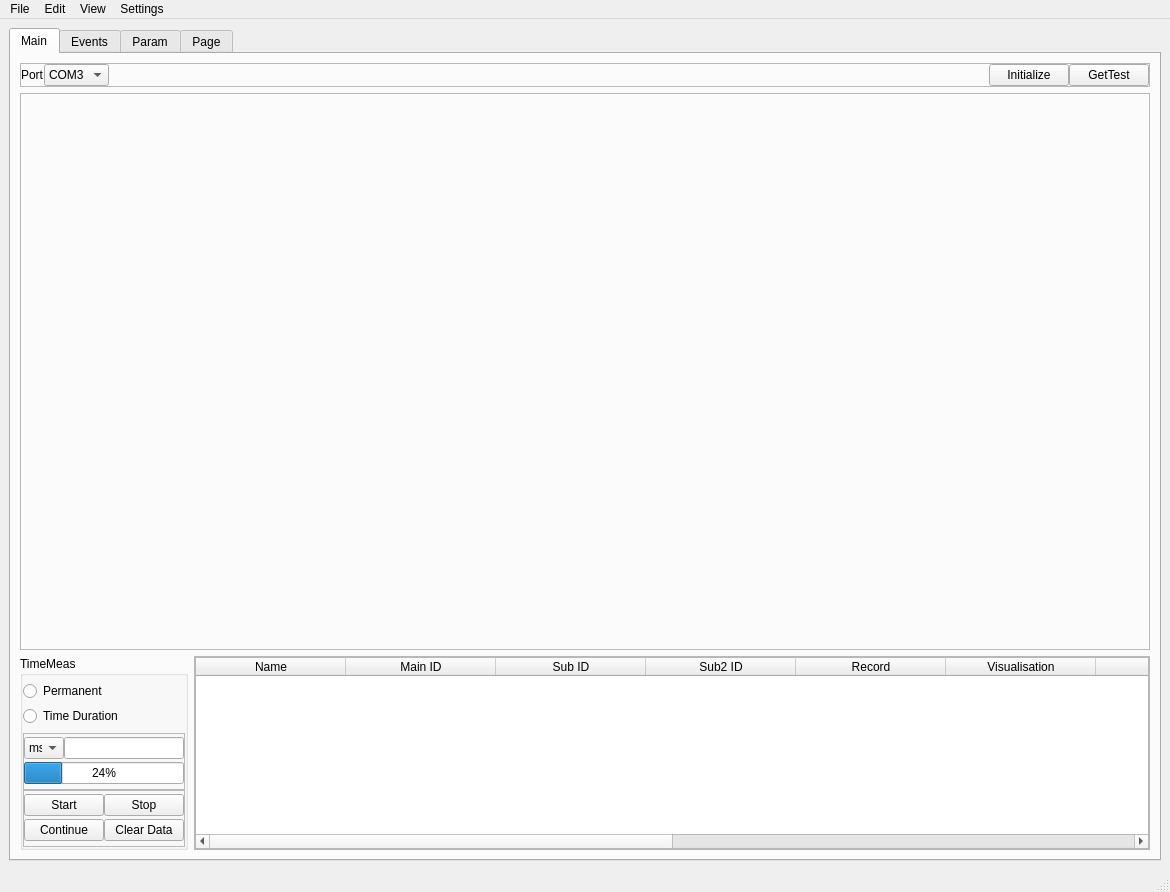
<?xml version="1.0" encoding="UTF-8"?>
<ui version="4.0">
 <class>MainWindow</class>
 <widget class="QMainWindow" name="MainWindow">
  <property name="geometry">
   <rect>
    <x>0</x>
    <y>0</y>
    <width>1170</width>
    <height>892</height>
   </rect>
  </property>
  <property name="windowTitle">
   <string>MainWindow</string>
  </property>
  <widget class="QWidget" name="centralwidget">
   <layout class="QGridLayout" name="gridLayout_7">
    <item row="0" column="0">
     <widget class="QTabWidget" name="tabWidget">
      <property name="currentIndex">
       <number>0</number>
      </property>
      <widget class="QWidget" name="Main">
       <attribute name="title">
        <string>Main</string>
       </attribute>
       <layout class="QGridLayout" name="gridLayout_6" rowstretch="0,1,0,0" columnstretch="0,1">
        <item row="3" column="1">
         <widget class="QFrame" name="frame_7">
          <property name="frameShape">
           <enum>QFrame::StyledPanel</enum>
          </property>
          <property name="frameShadow">
           <enum>QFrame::Raised</enum>
          </property>
          <layout class="QVBoxLayout" name="verticalLayout_3">
           <property name="spacing">
            <number>0</number>
           </property>
           <property name="leftMargin">
            <number>0</number>
           </property>
           <property name="topMargin">
            <number>0</number>
           </property>
           <property name="rightMargin">
            <number>0</number>
           </property>
           <property name="bottomMargin">
            <number>0</number>
           </property>
           <item>
            <widget class="QTableWidget" name="MainTable">
             <attribute name="horizontalHeaderCascadingSectionResizes">
              <bool>false</bool>
             </attribute>
             <attribute name="horizontalHeaderDefaultSectionSize">
              <number>150</number>
             </attribute>
             <attribute name="horizontalHeaderHighlightSections">
              <bool>true</bool>
             </attribute>
             <attribute name="horizontalHeaderMinimumSectionSize">
              <number>40</number>
             </attribute>
             <attribute name="verticalHeaderVisible">
              <bool>false</bool>
             </attribute>
             <attribute name="verticalHeaderShowSortIndicator" stdset="0">
              <bool>false</bool>
             </attribute>
             <attribute name="verticalHeaderStretchLastSection">
              <bool>true</bool>
             </attribute>
             <column>
              <property name="text">
               <string>Name</string>
              </property>
             </column>
             <column>
              <property name="text">
               <string>Main ID</string>
              </property>
             </column>
             <column>
              <property name="text">
               <string>Sub ID</string>
              </property>
             </column>
             <column>
              <property name="text">
               <string>Sub2 ID</string>
              </property>
             </column>
             <column>
              <property name="text">
               <string>Record</string>
              </property>
             </column>
             <column>
              <property name="text">
               <string>Visualisation</string>
              </property>
             </column>
             <column>
              <property name="text">
               <string>Scale</string>
              </property>
             </column>
             <column>
              <property name="text">
               <string>Signal Length</string>
              </property>
             </column>
             <column>
              <property name="text">
               <string>Discretization</string>
              </property>
             </column>
             <column>
              <property name="text">
               <string>Value</string>
              </property>
             </column>
             <column>
              <property name="text">
               <string>Units</string>
              </property>
             </column>
             <column>
              <property name="text">
               <string>Priotity</string>
              </property>
             </column>
            </widget>
           </item>
          </layout>
         </widget>
        </item>
        <item row="3" column="0">
         <widget class="QGroupBox" name="groupBox">
          <property name="title">
           <string>TimeMeas</string>
          </property>
          <layout class="QVBoxLayout" name="verticalLayout_2">
           <property name="spacing">
            <number>0</number>
           </property>
           <property name="leftMargin">
            <number>0</number>
           </property>
           <property name="topMargin">
            <number>0</number>
           </property>
           <property name="rightMargin">
            <number>0</number>
           </property>
           <property name="bottomMargin">
            <number>0</number>
           </property>
           <item>
            <widget class="QWidget" name="widget" native="true">
             <layout class="QVBoxLayout" name="verticalLayout">
              <property name="spacing">
               <number>0</number>
              </property>
              <property name="leftMargin">
               <number>0</number>
              </property>
              <property name="topMargin">
               <number>0</number>
              </property>
              <property name="rightMargin">
               <number>0</number>
              </property>
              <property name="bottomMargin">
               <number>0</number>
              </property>
              <item>
               <widget class="QRadioButton" name="TimeMeasRadio1">
                <property name="text">
                 <string>Permanent</string>
                </property>
               </widget>
              </item>
              <item>
               <widget class="QRadioButton" name="TimeMeasRadio1_2">
                <property name="text">
                 <string>Time Duration</string>
                </property>
               </widget>
              </item>
             </layout>
            </widget>
           </item>
           <item>
            <widget class="QFrame" name="frame_2">
             <property name="frameShape">
              <enum>QFrame::StyledPanel</enum>
             </property>
             <property name="frameShadow">
              <enum>QFrame::Raised</enum>
             </property>
             <layout class="QGridLayout" name="gridLayout_5">
              <property name="leftMargin">
               <number>0</number>
              </property>
              <property name="topMargin">
               <number>0</number>
              </property>
              <property name="rightMargin">
               <number>0</number>
              </property>
              <property name="bottomMargin">
               <number>0</number>
              </property>
              <property name="spacing">
               <number>0</number>
              </property>
              <item row="0" column="0">
               <widget class="QComboBox" name="TimeUnitCheck">
                <property name="maximumSize">
                 <size>
                  <width>40</width>
                  <height>16777215</height>
                 </size>
                </property>
                <item>
                 <property name="text">
                  <string>ms</string>
                 </property>
                </item>
                <item>
                 <property name="text">
                  <string>s</string>
                 </property>
                </item>
                <item>
                 <property name="text">
                  <string>m</string>
                 </property>
                </item>
                <item>
                 <property name="text">
                  <string>h</string>
                 </property>
                </item>
               </widget>
              </item>
              <item row="0" column="1">
               <widget class="QLineEdit" name="lineEdit"/>
              </item>
              <item row="1" column="0" colspan="2">
               <widget class="QProgressBar" name="progressBar">
                <property name="value">
                 <number>24</number>
                </property>
               </widget>
              </item>
             </layout>
            </widget>
           </item>
           <item>
            <widget class="QFrame" name="frame_8">
             <property name="frameShape">
              <enum>QFrame::StyledPanel</enum>
             </property>
             <property name="frameShadow">
              <enum>QFrame::Raised</enum>
             </property>
             <layout class="QGridLayout" name="gridLayout">
              <property name="leftMargin">
               <number>0</number>
              </property>
              <property name="topMargin">
               <number>0</number>
              </property>
              <property name="rightMargin">
               <number>0</number>
              </property>
              <property name="bottomMargin">
               <number>0</number>
              </property>
              <property name="spacing">
               <number>0</number>
              </property>
              <item row="0" column="0">
               <widget class="QPushButton" name="Start">
                <property name="text">
                 <string>Start</string>
                </property>
               </widget>
              </item>
              <item row="0" column="1">
               <widget class="QPushButton" name="Stop">
                <property name="text">
                 <string>Stop</string>
                </property>
               </widget>
              </item>
              <item row="1" column="1">
               <widget class="QPushButton" name="ClearData">
                <property name="text">
                 <string>Clear Data</string>
                </property>
               </widget>
              </item>
              <item row="1" column="0">
               <widget class="QPushButton" name="Continue">
                <property name="text">
                 <string>Continue</string>
                </property>
               </widget>
              </item>
             </layout>
            </widget>
           </item>
          </layout>
         </widget>
        </item>
        <item row="0" column="0" colspan="2">
         <widget class="QFrame" name="frame_6">
          <property name="frameShape">
           <enum>QFrame::StyledPanel</enum>
          </property>
          <property name="frameShadow">
           <enum>QFrame::Raised</enum>
          </property>
          <layout class="QHBoxLayout" name="horizontalLayout_5" stretch="0,0,0,0,0">
           <property name="spacing">
            <number>0</number>
           </property>
           <property name="leftMargin">
            <number>0</number>
           </property>
           <property name="topMargin">
            <number>0</number>
           </property>
           <property name="rightMargin">
            <number>0</number>
           </property>
           <property name="bottomMargin">
            <number>0</number>
           </property>
           <item>
            <widget class="QLabel" name="label_2">
             <property name="text">
              <string>Port</string>
             </property>
            </widget>
           </item>
           <item>
            <widget class="QComboBox" name="PortBox">
             <item>
              <property name="text">
               <string>COM3</string>
              </property>
             </item>
            </widget>
           </item>
           <item>
            <spacer name="horizontalSpacer">
             <property name="orientation">
              <enum>Qt::Horizontal</enum>
             </property>
             <property name="sizeHint" stdset="0">
              <size>
               <width>40</width>
               <height>20</height>
              </size>
             </property>
            </spacer>
           </item>
           <item>
            <widget class="QPushButton" name="Initialize">
             <property name="text">
              <string>Initialize</string>
             </property>
            </widget>
           </item>
           <item>
            <widget class="QPushButton" name="GetTest">
             <property name="text">
              <string>GetTest</string>
             </property>
            </widget>
           </item>
          </layout>
         </widget>
        </item>
        <item row="1" column="0" rowspan="2" colspan="2">
         <widget class="QFrame" name="main_frame">
          <property name="frameShape">
           <enum>QFrame::StyledPanel</enum>
          </property>
          <property name="frameShadow">
           <enum>QFrame::Raised</enum>
          </property>
          <layout class="QGridLayout" name="gridLayout_3"/>
         </widget>
        </item>
       </layout>
      </widget>
      <widget class="QWidget" name="Events">
       <attribute name="title">
        <string>Events</string>
       </attribute>
      </widget>
      <widget class="QWidget" name="Param">
       <attribute name="title">
        <string>Param</string>
       </attribute>
      </widget>
      <widget class="QWidget" name="tab_4">
       <attribute name="title">
        <string>Page</string>
       </attribute>
      </widget>
     </widget>
    </item>
   </layout>
  </widget>
  <widget class="QMenuBar" name="menubar">
   <property name="geometry">
    <rect>
     <x>0</x>
     <y>0</y>
     <width>1170</width>
     <height>21</height>
    </rect>
   </property>
   <widget class="QMenu" name="menuFile">
    <property name="title">
     <string>File</string>
    </property>
    <addaction name="Export"/>
   </widget>
   <widget class="QMenu" name="menuSettings">
    <property name="title">
     <string>Settings</string>
    </property>
    <addaction name="actionLoC"/>
    <addaction name="actionProgramms"/>
   </widget>
   <widget class="QMenu" name="menuView">
    <property name="title">
     <string>View</string>
    </property>
    <addaction name="actionMinimize"/>
    <addaction name="actionFullscreen"/>
   </widget>
   <widget class="QMenu" name="menuEdit">
    <property name="title">
     <string>Edit</string>
    </property>
    <addaction name="actionCopy"/>
    <addaction name="actionPaste"/>
   </widget>
   <addaction name="menuFile"/>
   <addaction name="menuEdit"/>
   <addaction name="menuView"/>
   <addaction name="menuSettings"/>
  </widget>
  <widget class="QStatusBar" name="statusbar"/>
  <action name="actionCopy">
   <property name="text">
    <string>Copy</string>
   </property>
  </action>
  <action name="actionPaste">
   <property name="text">
    <string>Paste</string>
   </property>
  </action>
  <action name="actionMinimize">
   <property name="text">
    <string>Minimize</string>
   </property>
  </action>
  <action name="actionFullscreen">
   <property name="text">
    <string>Fullscreen</string>
   </property>
  </action>
  <action name="actionLoC">
   <property name="text">
    <string>LoC</string>
   </property>
  </action>
  <action name="actionProgramms">
   <property name="text">
    <string>Program</string>
   </property>
  </action>
  <action name="actionmat">
   <property name="text">
    <string>mat</string>
   </property>
  </action>
  <action name="actioncsv">
   <property name="text">
    <string>csv</string>
   </property>
  </action>
  <action name="Export">
   <property name="text">
    <string>Export</string>
   </property>
  </action>
 </widget>
 <resources/>
 <connections/>
</ui>
